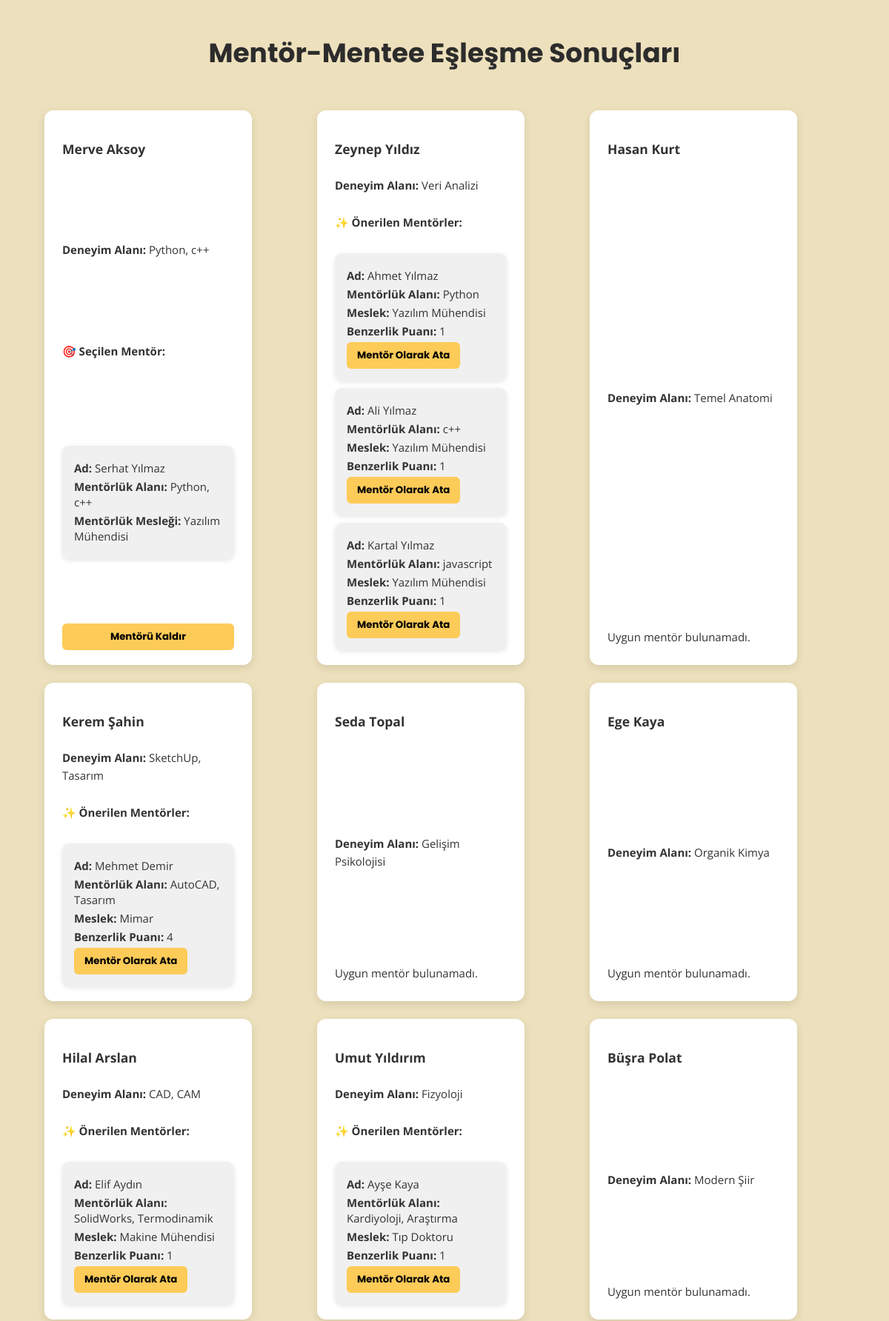
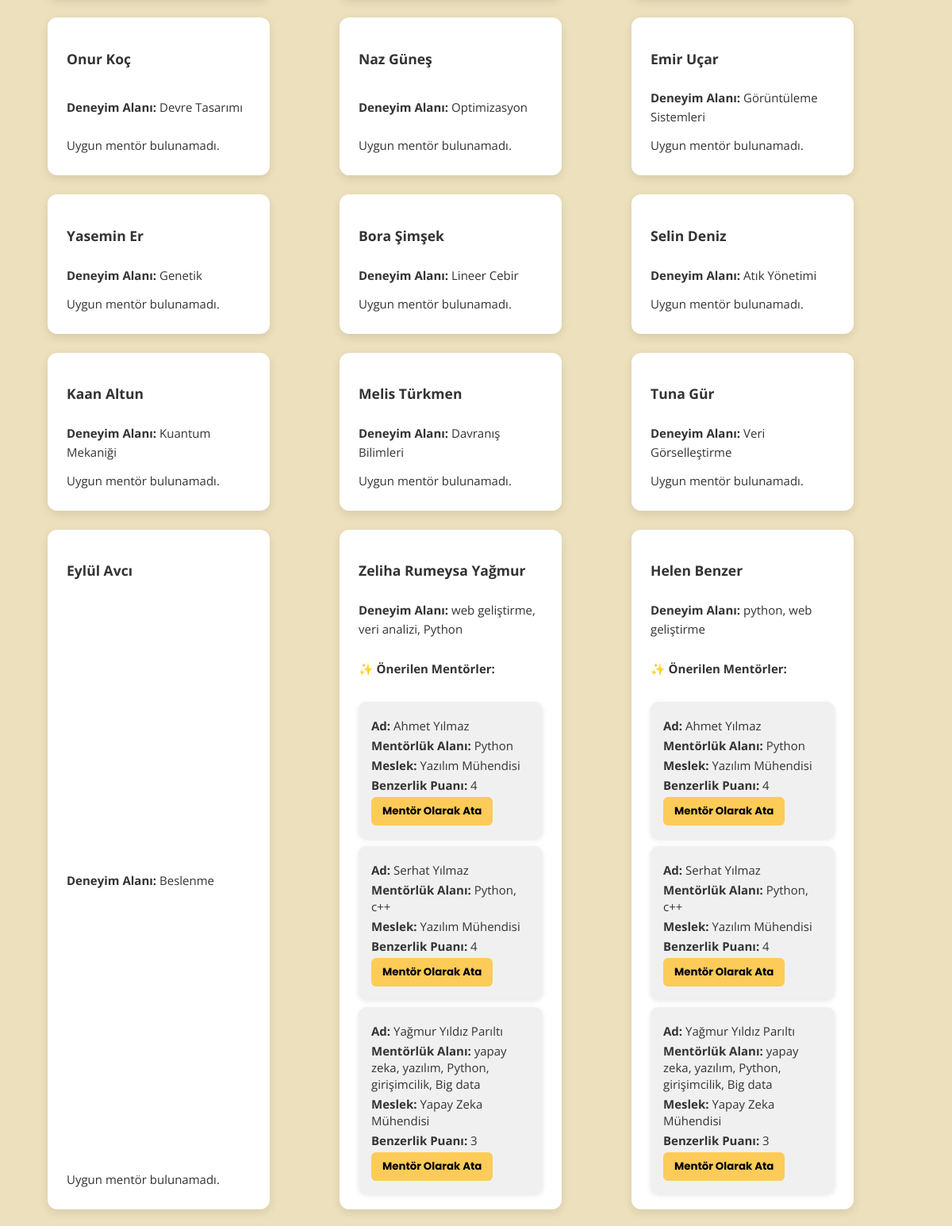
The app's page /match-users (upper part) with its own data (2 pictures, top to bottom).
### tables this page shows
CREATE TABLE users (
        id INTEGER PRIMARY KEY AUTOINCREMENT,
        first_name TEXT NOT NULL,
        last_name TEXT NOT NULL,
        email TEXT UNIQUE NOT NULL,
        occupation TEXT NOT NULL,
        skills TEXT NOT NULL,
        role TEXT CHECK(role IN ('mentor', 'mentee')) NOT NULL,
        selectedMentId INTEGER REFERENCES users(id) ON DELETE SET NULL
    );

### routes.py (the view)
@app.route("/match-users", methods=["GET"])
def match_users():
    conn = get_db_connection()
    conn.row_factory = sqlite3.Row
    cursor = conn.cursor()
    cursor.execute("SELECT * FROM users WHERE role='mentor'")
    mentors = cursor.fetchall()
    cursor.execute("SELECT * FROM users WHERE role='mentee'")
    mentees = cursor.fetchall()
    expertise_score = 3
    profession_score = 1
    match_results = []
    for mentee in mentees:
        mentee_interests = set(map(str.strip, mentee['skills'].lower().split(',')))
        mentor_scores = []
        for mentor in mentors:
            score = 0
            mentor_skills = set(map(str.strip, mentor['skills'].lower().split(',')))
            mentor_profession_topics = set(map(str.lower, PROFESSION_TOPICS.get(mentor['occupation'], [])))
            for interest in mentee_interests:
                if interest in mentor_skills:
                    score += expertise_score
            if mentee_interests & mentor_profession_topics:
                score += profession_score
            if score > 0:
                mentor_scores.append({
                    'mentor': mentor,
                    'score': score
                })
        mentor_scores.sort(key=lambda x: x['score'], reverse=True)
        top_matches = mentor_scores[:3]
        selected_mentor = None
        if mentee['selectedMentId']:
            selected_mentor = next((m for m in mentors if m['id'] == mentee['selectedMentId']), None)
        match_results.append({
            'mentee': mentee,
            'mentors': top_matches,
            'selectedMentId': mentee['selectedMentId'],
            'selected_mentor': selected_mentor
        })
    conn.close()
    return render_template("match_results.html", matches=match_results)

### database.py (called while the page is built)
def get_db_connection():
    conn = sqlite3.connect('mentorship.db', check_same_thread=False, timeout=10)
    conn.row_factory = sqlite3.Row
    conn.execute("PRAGMA busy_timeout = 5000")
    return conn

### templates/match_results.html (shortened to what this page needs)
<!DOCTYPE html>
<html lang="tr">
<head>
    <link rel="stylesheet" href="/static/style.css" />
</head>
<body>
    <div class="hero-section">
        <h1 class="hero-title">Mentör-Mentee Eşleşme Sonuçları</h1>
        {% if matches %}
        <div class="match-grid">
            {% for match in matches %}
            <div class="user-card">
                <h3>{{ match.mentee.first_name }} {{ match.mentee.last_name }}</h3>
                <p><strong>Deneyim Alanı:</strong> {{ match.mentee.skills }}</p>
                {% if match.selected_mentor %}
                    <h4>🎯 Seçilen Mentör:</h4>
                    <div class="mentor-card">
                        <p><strong>Ad:</strong> {{ match.selected_mentor['first_name'] }} {{ match.selected_mentor['last_name'] }}</p>
                        <p><strong>Mentörlük Alanı:</strong> {{ match.selected_mentor['skills'] }}</p>
                        <p><strong>Mentörlük Mesleği:</strong> {{ match.selected_mentor['occupation'] }}</p>
                    </div>
                    <button onclick="removeMentor({{ match.mentee.id }})">Mentörü Kaldır</button>
                {% elif match.mentors %}
                    <h4>✨ Önerilen Mentörler:</h4>
                    {% for mentor_match in match.mentors %}
                    <div class="mentor-card">
                        <p><strong>Ad:</strong> {{ mentor_match.mentor['first_name'] }} {{ mentor_match.mentor['last_name'] }}</p>
                        <p><strong>Mentörlük Alanı:</strong> {{ mentor_match.mentor['skills'] }}</p>
                        <p><strong>Meslek:</strong> {{ mentor_match.mentor['occupation'] }}</p>
                        <p><strong>Benzerlik Puanı:</strong> {{ mentor_match.score }}</p>
                        <button onclick="assignMentor({{ match.mentee.id }}, {{ mentor_match.mentor['id'] }})">Mentör Olarak Ata</button>
                    </div>
                    {% endfor %}
                {% else %}
                    <p>Uygun mentör bulunamadı.</p>
                {% endif %}
            </div>
            {% endfor %}
        </div>
        {% else %}
        <p style="text-align: center;">Henüz eşleşme bulunmamaktadır.</p>
        {% endif %}
    </div>
</body>
</html>

### static/style.css (style rules this page uses)
body { font-family: 'Open Sans', sans-serif; margin: 0; padding: 0; background-color: #EDE0BC; color: #333; }
.hero-section { padding: 20px; text-align: center; }
.hero-title { font-size: 36px; font-family: 'Poppins', sans-serif; margin-bottom: 10px; color: #2c2c2c; }
.user-card { background-color: #fff; border-radius: 12px; padding: 20px 24px; box-shadow: 0 4px 12px rgba(0,0,0,0.1); width: 280px; font-size: 15px; font-family: 'Open Sans', sans-serif; line-height: 1.6; display: flex; flex-direction: column; justify-content: space-between; min-height: 160px; box-sizing: border-box; text-align: left; }
.user-card p { margin: 6px 0; }
.user-card button { background-color: #FDCB58; border: none; padding: 8px 14px; border-radius: 6px; font-weight: bold; cursor: pointer; font-family: 'Poppins', sans-serif; transition: 0.3s; }
.mentor-card { background-color: #f0f0f0; padding: 16px; margin-top: 10px; border-radius: 10px; box-shadow: 0 2px 6px rgba(0, 0, 0, 0.1); text-align: left; font-family: 'Open Sans', sans-serif; }
.mentor-card p { margin: 4px 0; line-height: 1.4; }
.match-grid { display: grid; grid-template-columns: repeat(auto-fit, minmax(300px, 1fr)); gap: 24px; padding: 40px; justify-content: center; }

### records on screen
users: mentee.first_name "Merve", mentee.last_name "Aksoy", mentee.skills "Python, c++"
users: selected_mentor.first_name "Serhat", selected_mentor.last_name "Yılmaz", selected_mentor.skills "Python, c++", selected_mentor.occupation "Yazılım Mühendisi", mentor.first_name "Serhat" "Serhat", mentor.last_name "Yılmaz" "Yılmaz", mentor.skills "Python, c++" "Python, c++", mentor.occupation "Yazılım Mühendisi" "Yazılım Mühendisi"
users: mentee.first_name "Zeynep", mentee.last_name "Yıldız", mentee.skills "Veri Analizi"
users: mentor.first_name "Ahmet" "Ahmet" "Ahmet", mentor.last_name "Yılmaz" "Yılmaz" "Yılmaz", mentor.skills "Python" "Python" "Python", mentor.occupation "Yazılım Mühendisi" "Yazılım Mühendisi" "Yazılım Mühendisi"
users: mentor.first_name "Ali", mentor.last_name "Yılmaz", mentor.skills "c++", mentor.occupation "Yazılım Mühendisi"
users: mentor.first_name "Kartal", mentor.last_name "Yılmaz", mentor.skills "javascript", mentor.occupation "Yazılım Mühendisi"
users: mentee.first_name "Hasan", mentee.last_name "Kurt", mentee.skills "Temel Anatomi"
users: mentee.first_name "Kerem", mentee.last_name "Şahin", mentee.skills "SketchUp, Tasarım"
users: mentor.first_name "Mehmet", mentor.last_name "Demir", mentor.skills "AutoCAD, Tasarım", mentor.occupation "Mimar"
users: mentee.first_name "Seda", mentee.last_name "Topal", mentee.skills "Gelişim Psikolojisi"
users: mentee.first_name "Ege", mentee.last_name "Kaya", mentee.skills "Organik Kimya"
users: mentee.first_name "Hilal", mentee.last_name "Arslan", mentee.skills "CAD, CAM"
users: mentor.first_name "Elif", mentor.last_name "Aydın", mentor.skills "SolidWorks, Termodinamik", mentor.occupation "Makine Mühendisi"
users: mentee.first_name "Umut", mentee.last_name "Yıldırım", mentee.skills "Fizyoloji"
users: mentor.first_name "Ayşe", mentor.last_name "Kaya", mentor.skills "Kardiyoloji, Araştırma", mentor.occupation "Tıp Doktoru"
users: mentee.first_name "Büşra", mentee.last_name "Polat", mentee.skills "Modern Şiir"
users: mentee.first_name "Onur", mentee.last_name "Koç", mentee.skills "Devre Tasarımı"
users: mentee.first_name "Naz", mentee.last_name "Güneş", mentee.skills "Optimizasyon"
users: mentee.first_name "Emir", mentee.last_name "Uçar", mentee.skills "Görüntüleme Sistemleri"
users: mentee.first_name "Yasemin", mentee.last_name "Er", mentee.skills "Genetik"
users: mentee.first_name "Bora", mentee.last_name "Şimşek", mentee.skills "Lineer Cebir"
users: mentee.first_name "Selin", mentee.last_name "Deniz", mentee.skills "Atık Yönetimi"
users: mentee.first_name "Kaan", mentee.last_name "Altun", mentee.skills "Kuantum Mekaniği"
users: mentee.first_name "Melis", mentee.last_name "Türkmen", mentee.skills "Davranış Bilimleri"
users: mentee.first_name "Tuna", mentee.last_name "Gür", mentee.skills "Veri Görselleştirme"
users: mentee.first_name "Eylül", mentee.last_name "Avcı", mentee.skills "Beslenme"
users: mentee.first_name "Zeliha Rumeysa", mentee.last_name "Yağmur", mentee.skills "web geliştirme, veri analizi, Python"
users: mentor.first_name "Yağmur" "Yağmur", mentor.last_name "Yıldız Parıltı" "Yıldız Parıltı", mentor.skills "yapay zeka, yazılım, Python, girişimcilik, Big data" "yapay zeka, yazılım, Python, girişimcilik, Big data", mentor.occupation "Yapay Zeka Mühendisi" "Yapay Zeka Mühendisi"
users: mentee.first_name "Helen", mentee.last_name "Benzer", mentee.skills "python, web geliştirme"

### other values on screen
{{ mentor_match.score }} "1" "1" "1" "4" "1" "1" "4" "4" "3" "4" "4" "3"
